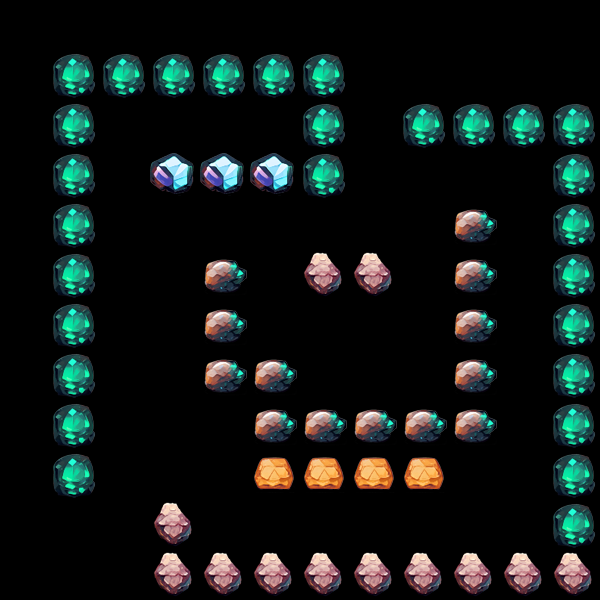

Rendered tile map (Tiled .tmx) drawn with the repository's tilesets; below, a short description and the full map source, tile grids included:
An orthogonal 12x12 tile map with 50x50 px tiles, 1 tile layer (圖塊層 1).

<map version="1.9" tiledversion="1.9.0" orientation="orthogonal" renderorder="right-down" width="12" height="12" tilewidth="50" tileheight="50" infinite="0" nextlayerid="2" nextobjectid="1">
 <tileset firstgid="1" name="map" tilewidth="50" tileheight="50" tilecount="12" columns="4">
  <image source="map.png" width="200" height="150" />
 </tileset>
 <layer id="1" name="圖塊層 1" width="12" height="12">
  <data encoding="csv">
0,0,0,0,0,0,0,0,0,0,0,0,
0,2,2,2,2,2,2,0,0,0,0,0,
0,2,0,0,0,0,2,0,2,2,2,2,
0,2,0,5,5,5,2,0,0,0,0,2,
0,2,0,0,0,0,0,0,0,1,0,2,
0,2,0,0,1,0,7,7,0,1,0,2,
0,2,0,0,1,0,0,0,0,1,0,2,
0,2,0,0,1,1,0,0,0,1,0,2,
0,2,0,0,0,1,1,1,1,1,0,2,
0,2,0,0,0,6,6,6,6,0,0,2,
0,0,0,7,0,0,0,0,0,0,0,2,
0,0,0,7,7,7,7,7,7,7,7,7
</data>
 </layer>
</map>